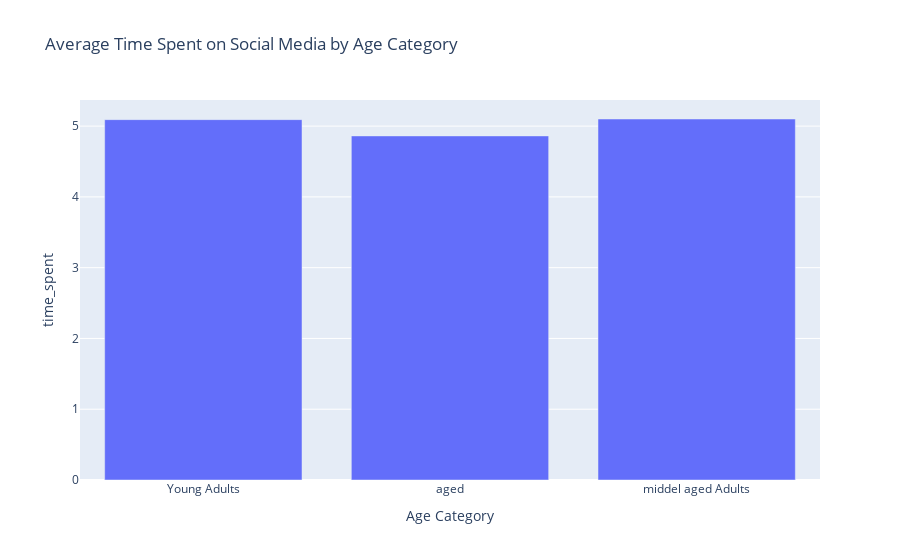

Notebook cell for this chart:
### Code cell
agecategory_timemean=train.groupby(by=['Age Category']).agg({'time_spent':'mean'}).reset_index()
fig=px.bar(agecategory_timemean,
           x='Age Category',y='time_spent',barmode='group',
          title="Average Time Spent on Social Media by Age Category")
fig.show(render='iframe')

### Figure 1 — Plotly figure (JSON) as saved in the notebook; plotly's stock layout.template omitted (floating-point values rounded to 4 significant figures)
{"data": [{"alignmentgroup": "True", "hovertemplate": "Age Category=%{x}<br>time_spent=%{y}<extra></extra>", "legendgroup": "", "marker": {"color": "#636efa", "pattern": {"shape": ""}}, "name": "", "offsetgroup": "", "orientation": "v", "showlegend": false, "textposition": "auto", "type": "bar", "x": ["Young Adults", "aged", "middel aged Adults"], "xaxis": "x", "y": [5.092, 4.862, 5.1], "yaxis": "y"}], "layout": {"barmode": "group", "legend": {"tracegroupgap": 0}, "title": {"text": "Average Time Spent on Social Media by Age Category"}, "xaxis": {"anchor": "y", "domain": [0, 1], "title": {"text": "Age Category"}}, "yaxis": {"anchor": "x", "domain": [0, 1], "title": {"text": "time_spent"}}}}
